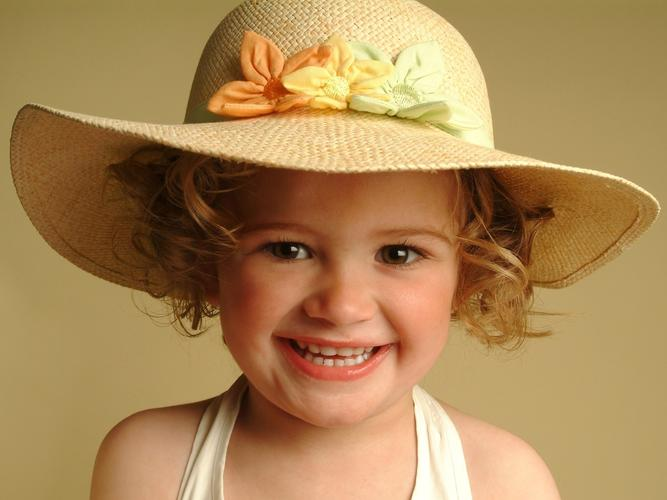
#> input picture extract_features/data/boy.jpeg, 667 x 500 px
$ python LBP.py
#> lines starting #> are read from the running program, lines starting #| are printed output that depends on the picture
# -*- coding = utf-8 -*-
# @Time :2024/5/23 23:29
# @Author:sls
import cv2
from matplotlib import pyplot as plt
from skimage import io
from skimage.exposure import exposure
from skimage.feature import local_binary_pattern, SIFT, hog, ORB

image10 = cv2.imread('./data/boy.jpeg')  # 读取图像
#> image10 is the input picture: shape (500, 667, 3); mean B, G, R 86.1, 134.6, 170.9
image11 = cv2.cvtColor(image10, cv2.COLOR_BGR2RGB)  # 按照RGB顺序展示原图
image12 = cv2.cvtColor(image11, cv2.COLOR_BGR2GRAY)  # 灰度转换

image20 = cv2.imread('./data/cars1.jpg')  # 读取图像
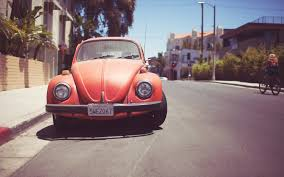
#> input picture extract_features/data/cars1.jpg, 284 x 177 px
#> image20 is the input picture: shape (177, 284, 3); mean B, G, R 123.1, 120.6, 140.7
image21 = cv2.cvtColor(image20, cv2.COLOR_BGR2RGB)  # 按照RGB顺序展示原图
image22 = cv2.cvtColor(image21, cv2.COLOR_BGR2GRAY)  # 灰度转换

image30 = cv2.imread('./data/zhuan.jpg')  # 读取图像
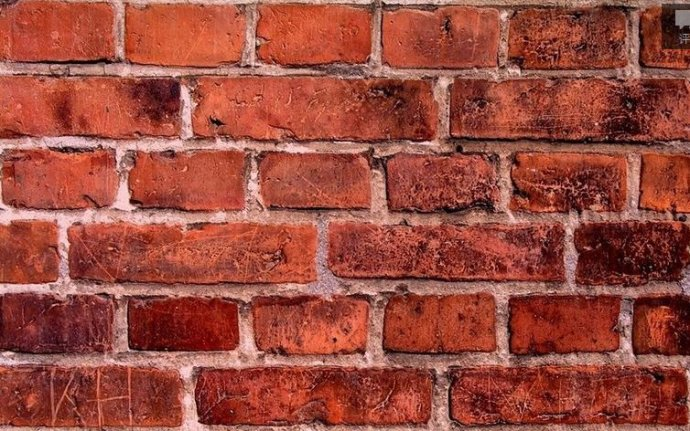
#> input picture extract_features/data/zhuan.jpg, 690 x 431 px
#> image30 is the input picture: shape (431, 690, 3); mean B, G, R 62.1, 74.6, 155.1
image31 = cv2.cvtColor(image30, cv2.COLOR_BGR2RGB)  # 按照RGB顺序展示原图
image32 = cv2.cvtColor(image31, cv2.COLOR_BGR2GRAY)  # 灰度转换

image40 = cv2.imread('./data/Pathological.png')  # 读取图像
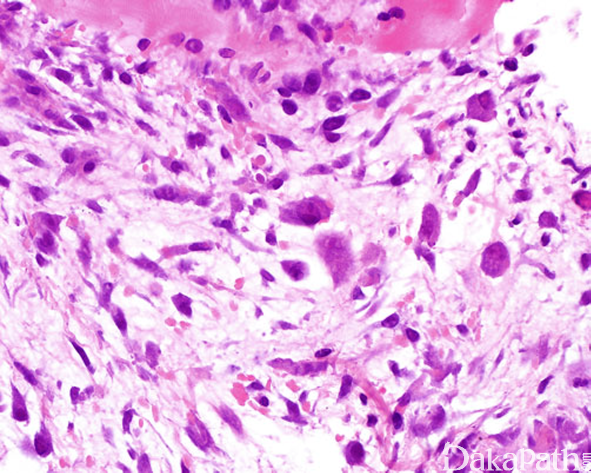
#> input picture extract_features/data/Pathological.png, 1181 x 945 px (shown at 1/2 size)
#> image40 is the input picture: shape (945, 1181, 3); mean B, G, R 229.6, 175.4, 230.1
image41 = cv2.cvtColor(image40, cv2.COLOR_BGR2RGB)  # 按照RGB顺序展示原图
image42 = cv2.cvtColor(image41, cv2.COLOR_BGR2GRAY)  # 灰度转换


def fun_LBP(image):
    # LBP处理
    radius = 1  # LBP算法中范围半径的取值
    n_points = 8 * radius  # 领域像素点数
    lbp = local_binary_pattern(image, n_points, radius)
    return lbp


def fun_HOG(image):
    # HOG
    # 调整图像对比度
    image = exposure.rescale_intensity(image, in_range=(10, 90))

    # 计算HOG描述符
    normalised_blocks, hog_image = hog(image, orientations=9, pixels_per_cell=(8, 8), cells_per_block=(8, 8),
                                       block_norm='L2-Hys', visualize=True)
    return hog_image

def fun_SIFT(image):
    # SIFT
    sift = cv2.SIFT_create()
    # 使用SIFT检测特征并返回关键点和描述符
    keypoints, descriptors = sift.detectAndCompute(image, None)
#> keypoints = 751 keypoints; strongest (x, y, size): (401, 253, 3.8), (293, 248, 3.2), (376, 350, 6.8), (498, 213, 70.7)
    # 绘制关键点
    output_image = cv2.drawKeypoints(image, keypoints, None)
    return output_image


def fun_ORB(image):
    # ORB
    orb = cv2.ORB_create()  # 创建 ORB 特征检测器
    # 检测和提取 ORB 特征
    keypoints1, descriptors = orb.detectAndCompute(image, None)
#> keypoints1 = 500 keypoints; strongest (x, y, size): (293, 247, 31), (399, 254, 31), (400, 252, 37.2), (399, 251, 31)
    output_image1 = cv2.drawKeypoints(image, keypoints1, None)
    # io.imshow(output_image1)
    # io.show()
    return output_image1


plt.subplot(4, 6, 1), plt.imshow(image11), plt.title('Original'), plt.axis('off')
plt.subplot(4, 6, 2), plt.imshow(image12, 'gray'), plt.title('Gray'), plt.axis('off')
plt.subplot(4, 6, 3), plt.imshow(fun_LBP(image12), 'gray'), plt.title('LBP'), plt.axis('off')
plt.subplot(4, 6, 4), plt.imshow(fun_HOG(image12), 'gray'), plt.title('HOG'), plt.axis('off')
plt.subplot(4, 6, 5), plt.imshow(fun_SIFT(image12), 'gray'), plt.title('SIFT'), plt.axis('off')
plt.subplot(4, 6, 6), plt.imshow(fun_ORB(image12), 'gray'), plt.title('ORB'), plt.axis('off')

plt.subplot(4, 6, 7), plt.imshow(image21), plt.title('Original'), plt.axis('off')
plt.subplot(4, 6, 8), plt.imshow(image22, 'gray'), plt.title('Gray'), plt.axis('off')
plt.subplot(4, 6, 9), plt.imshow(fun_LBP(image22), 'gray'), plt.title('LBP'), plt.axis('off')
plt.subplot(4, 6, 10), plt.imshow(fun_HOG(image22), 'gray'), plt.title('HOG'), plt.axis('off')
plt.subplot(4, 6, 11), plt.imshow(fun_SIFT(image22), 'gray'), plt.title('SIFT'), plt.axis('off')
#> in fun_SIFT (call 2), `keypoints, descriptors = sift.detectAndCompute(image, None)`: keypoints = 330 keypoints; strongest (x, y, size): (257, 85, 2.1), (83, 34, 1.9), (165, 78, 2.2), (49, 121, 5.8)
plt.subplot(4, 6, 12), plt.imshow(fun_ORB(image22), 'gray'), plt.title('ORB'), plt.axis('off')
#> in fun_ORB (call 2), `keypoints1, descriptors = orb.detectAndCompute(image, None)`: keypoints1 = 405 keypoints; strongest (x, y, size): (52, 123, 31), (149, 60, 31), (37, 136, 37.2), (145, 62, 31)

plt.subplot(4, 6, 13), plt.imshow(image31), plt.title('Original'), plt.axis('off')
plt.subplot(4, 6, 14), plt.imshow(image32, 'gray'), plt.title('Gray'), plt.axis('off')
plt.subplot(4, 6, 15), plt.imshow(fun_LBP(image32), 'gray'), plt.title('LBP'), plt.axis('off')
plt.subplot(4, 6, 16), plt.imshow(fun_HOG(image32), 'gray'), plt.title('HOG'), plt.axis('off')
#> in fun_HOG (call 3), `normalised_blocks, hog_image = hog(image, orientations=9, pixels_per_c..`:
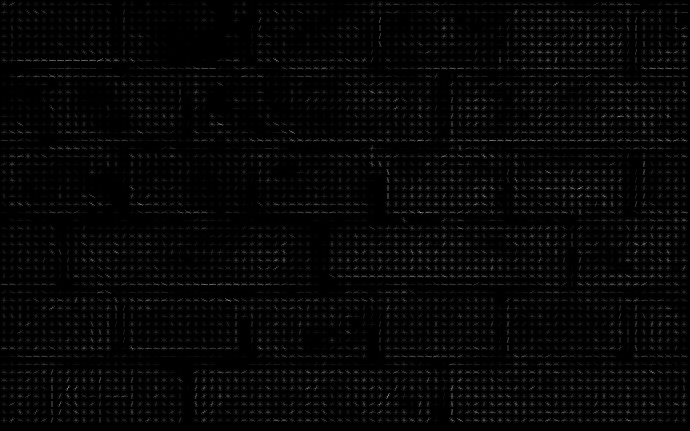
#> hog_image: shape (431, 690) float64; min 0, max 151.7, mean 6
plt.subplot(4, 6, 17), plt.imshow(fun_SIFT(image32), 'gray'), plt.title('SIFT'), plt.axis('off')
#> in fun_SIFT (call 3), `keypoints, descriptors = sift.detectAndCompute(image, None)`: keypoints = 3981 keypoints; strongest (x, y, size): (132, 201, 4.6), (596, 124, 1.8), (188, 401, 10), (426, 143, 3.1)
#> in fun_SIFT (call 3), `output_image = cv2.drawKeypoints(image, keypoints, None)`:
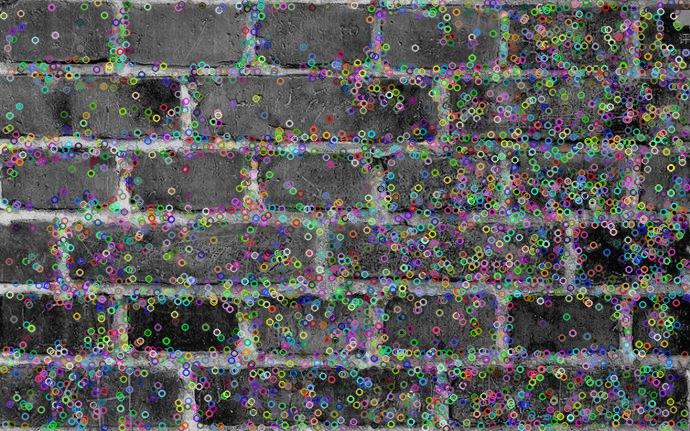
#> output_image: shape (431, 690, 3); mean of channels 0, 1, 2 91.3, 91.4, 90.9; drawn as B, G, R
plt.subplot(4, 6, 18), plt.imshow(fun_ORB(image32), 'gray'), plt.title('ORB'), plt.axis('off')
#> in fun_ORB (call 3), `keypoints1, descriptors = orb.detectAndCompute(image, None)`: keypoints1 = 500 keypoints; strongest (x, y, size): (130, 202, 44.6), (130, 201, 31), (130, 200, 53.6), (100, 145, 31)

plt.subplot(4, 6, 19), plt.imshow(image41), plt.title('Original'), plt.axis('off')
plt.subplot(4, 6, 20), plt.imshow(image42, 'gray'), plt.title('Gray'), plt.axis('off')
plt.subplot(4, 6, 21), plt.imshow(fun_LBP(image42), 'gray'), plt.title('LBP'), plt.axis('off')
plt.subplot(4, 6, 22), plt.imshow(fun_HOG(image42), 'gray'), plt.title('HOG'), plt.axis('off')
#> in fun_HOG (call 4), `normalised_blocks, hog_image = hog(image, orientations=9, pixels_per_c..`:
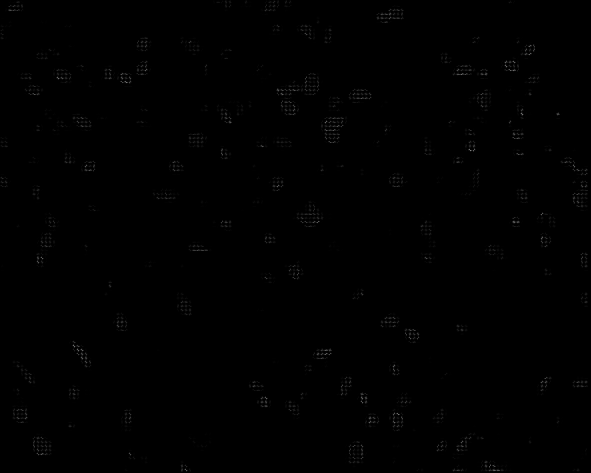
#> hog_image: shape (945, 1181) float64 (shown at 1/2 size); min 0, max 52.02, mean 0.1; drawn with min black and max white
plt.subplot(4, 6, 23), plt.imshow(fun_SIFT(image42), 'gray'), plt.title('SIFT'), plt.axis('off')
#> in fun_SIFT (call 4), `keypoints, descriptors = sift.detectAndCompute(image, None)`: keypoints = 5874 keypoints; strongest (x, y, size): (1021, 130, 17.5), (591, 540, 25.6), (41, 828, 21.5), (1090, 480, 13.7)
#> in fun_SIFT (call 4), `output_image = cv2.drawKeypoints(image, keypoints, None)`:
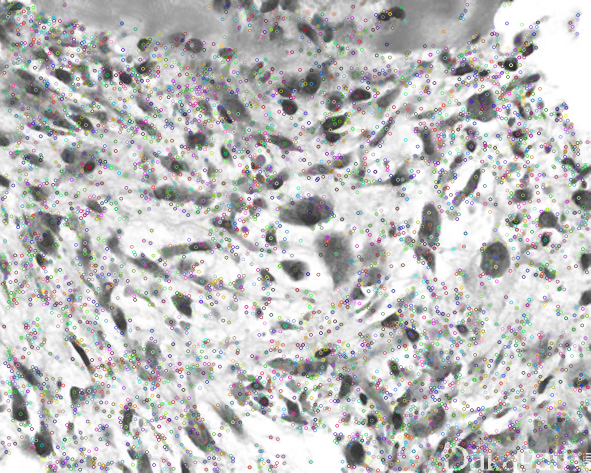
#> output_image: shape (945, 1181, 3) (shown at 1/2 size); mean of channels 0, 1, 2 191.2, 191.4, 191.4; drawn as B, G, R
plt.subplot(4, 6, 24), plt.imshow(fun_ORB(image42), 'gray'), plt.title('ORB'), plt.axis('off')
#> in fun_ORB (call 4), `keypoints1, descriptors = orb.detectAndCompute(image, None)`: keypoints1 = 500 keypoints; strongest (x, y, size): (1028, 136, 111.1), (1030, 137, 77.1), (942, 297, 111.1), (944, 299, 92.6)

plt.show()
